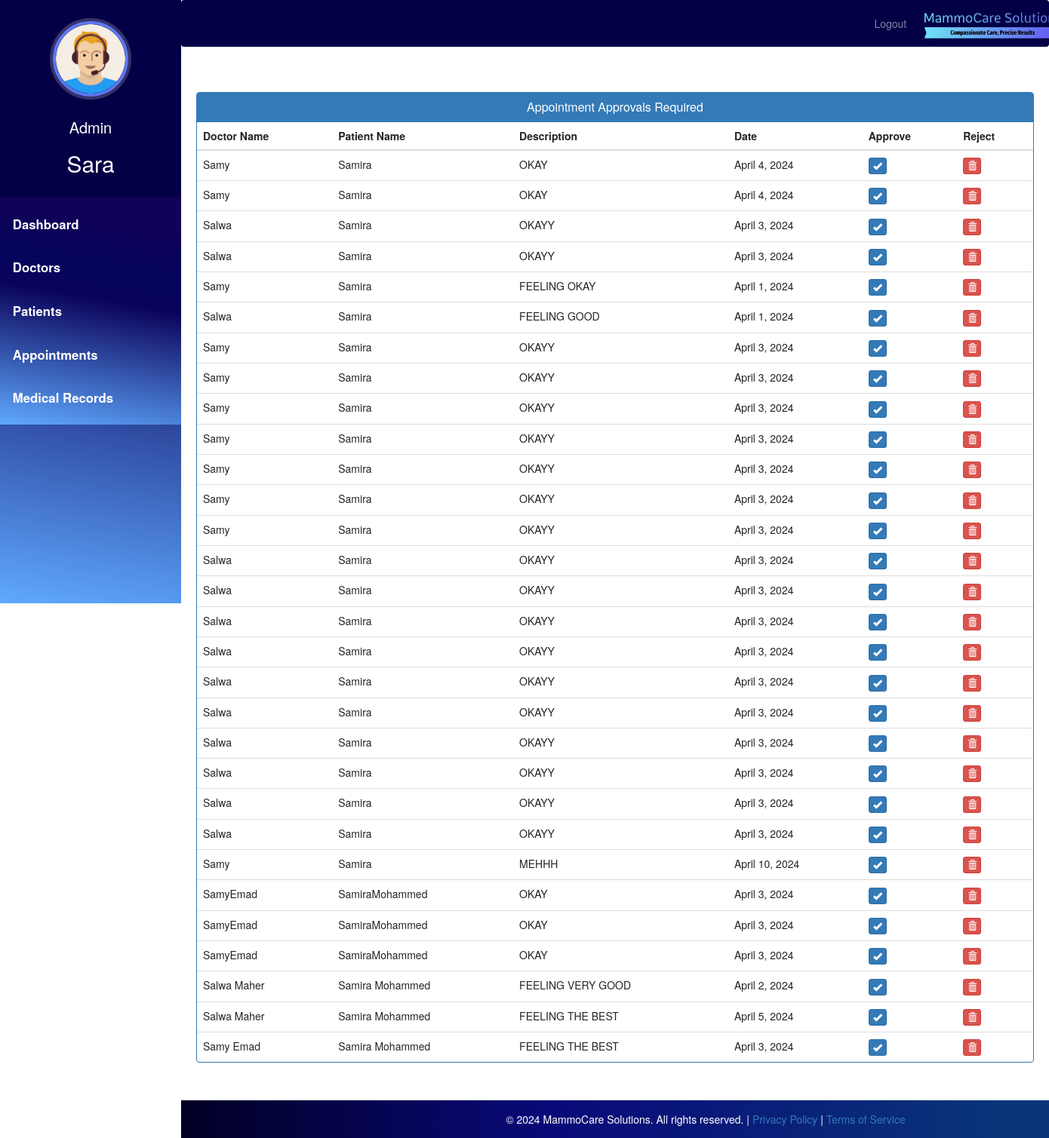
Page /admin-approve-appointment (signed in) on the committed database.
### hospital/models.py (models this page shows)
class Appointment(models.Model):
    patientId=models.PositiveIntegerField(null=True)
    doctorId=models.PositiveIntegerField(null=True)
    patientName=models.CharField(max_length=40,null=True)
    doctorName=models.CharField(max_length=40,null=True)
    appointmentDate=models.DateField(null=False)
    appointmentTime=models.TimeField(null=False)
    description=models.TextField(max_length=500)
    status=models.BooleanField(default=False)

### hospital/views.py (the view)
# urls.py: path('admin-approve-appointment', views.admin_approve_appointment_view,name='admin-approve-appointment'),
@login_required(login_url='adminlogin')
@user_passes_test(is_admin)
def admin_approve_appointment_view(request):
    appointments=models.Appointment.objects.all().filter(status=False)
    return render(request,'hospital/admin_approve_appointment.html',{'appointments':appointments})

### hospital/views.py (called while the page is built)
def is_admin(user):
    return user.groups.filter(name='ADMIN').exists()

### templates/hospital/admin_approve_appointment.html (shortened to what this page needs)
{% extends 'hospital/admin_base.html' %}
{% load static %}
{% block content %}
<head>
  <link href="//netdna.bootstrapcdn.com/bootstrap/3.0.0/css/bootstrap.min.css" rel="stylesheet" id="bootstrap-css">
</head>
<div class="container">
  <div class="panel panel-primary">
    <div class="panel-heading">
      <h6 class="panel-title">Appointment Approvals Required</h6>
    </div>
    <table class="table table-hover" id="dev-table">
      <thead>
        <tr>
          <th>Doctor Name</th>
          <th>Patient Name</th>
          <th>Description</th>
          <th>Date</th>
          <th>Approve</th>
          <th>Reject</th>
        </tr>
      </thead>
      {% for a in appointments %}
      <tr>
        <td> {{a.doctorName}}</td>
        <td>{{a.patientName}}</td>
        <td>{{a.description}}</td>
        <td>{{a.appointmentDate}}</td>
        <td><a class="btn btn-primary btn-xs" href="{% url 'approve-appointment' a.id  %}"><span class="glyphicon glyphicon-ok"></span></a></td>
        <td><a class="btn btn-danger btn-xs" href="{% url 'reject-appointment' a.id  %}"><span class="glyphicon glyphicon-trash"></span></a></td>
      </tr>
      {% endfor %}
    </table>
  </div>
</div>
<div class="footer-container">
  <footer>
    <div class="footer-content">
      <p>
        &copy; 2024 MammoCare Solutions. All rights reserved. | <a href="/privacy_policy">Privacy Policy</a> | <a href="/terms">Terms of Service</a>
      </p>
    </div>
  </footer>
</div>
{% endblock content %}

### templates/hospital/admin_base.html (shortened to what this page needs)
<!DOCTYPE html>
{% load static %}
<html lang="en">
<head>
  <link rel="stylesheet" href="https://stackpath.bootstrapcdn.com/bootstrap/4.3.1/css/bootstrap.min.css">
  <link rel="stylesheet" href="https://maxcdn.bootstrapcdn.com/font-awesome/4.7.0/css/font-awesome.min.css">
  <link rel="stylesheet" href="{% static '/style.css' %}">
</head>
<body>
  <nav class="menu" tabindex="0">
    <header class="avatar">
      <div style="display: inline-block;">
        <img src="{% static "images/adminpropic.png" %}" />
        <br><br>
        <h6 style="color: white; font-size: 20px;">Admin</h6>
      </div>
      <h2>{{ request.user.first_name }}</h2>
    </header>
    <ul>
      <li tabindex="0" class="icon-dashboard"> <a style="color:white; text-decoration:none;" href="/admin-dashboard"><span>Dashboard</span></a> </li>
      <li tabindex="0" class="icon-customers"> <a style="color:white; text-decoration:none;" href="/admin-doctor"><span>Doctors</span></a></li>
      <li tabindex="0" class="icon-users"> <a style="color:white; text-decoration:none;" href="/admin-patient"><span>Patients</span></a></li>
      <li tabindex="0" class="icon-calendar"> <a style="color:white; text-decoration:none;" href="/admin-appointment"><span>Appointments</span></a></li>
      <li tabindex="0" class="icon-calendar"> <a style="color:white; text-decoration:none;" href="/admin-medical-records"><span>Medical Records</span></a></li>
    </ul>
  </nav>
  <main>
    <div class="bs-example">
      <nav class="navbar navbar-expand-md navbar-dark fixed-top" style="background:#040046;">
        <div class="navbar-nav" style=" margin-left: 80%;">
          <a href="/index" class="nav-item nav-link">Logout</a>
        </div>
        <a href="/admin-dashboard" class="navbar-brand">
          <img src="{% static 'images/mammocare-logo.jpeg' %}" alt="Logo" height="40" style="margin-top: -7px;">
        </a>
      </nav>
    </div>
    <br><br>
    {% block content %}
    {% endblock content %}
    <br><br><br><br>
    <footer>
      <br>
      <div class="container">
      </div>
    </footer>
  </main>
</body>
</html>

### static/style.css (style rules this page uses)
body { padding-left: 240px; }
main { position: relative; height: 100vh; }
.menu { background: #5bc995; height: 100vh; width: 240px; position: fixed; top: 0px; left: 0; z-index: 5; outline: none; }
.menu .avatar { background: rgba(0, 0, 0, 0.1); padding: 2em 0.5em; text-align: center; }
.menu .avatar img { width: 100px; border-radius: 50%; overflow: hidden; border: 4px solid #ffea92; box-shadow: 0 0 0 4px rgba(255, 255, 255, 0.2); }
.menu .avatar h2 { font-weight: normal; margin-bottom: 0; }
.menu ul { list-style: none; padding: 0.5em 0; margin: 0; }
.menu ul li { padding: 0.5em 1em 0.5em 3em; font-size: 0.95em; font-weight: regular; background-repeat: no-repeat; background-position: left 15px center; background-size: auto 20px; transition: all 0.15s linear; cursor: pointer; }
.menu ul li.icon-dashboard { background-image: url("http://www.entypo.com/images//gauge.svg"); }
.menu ul li.icon-customers { background-image: url("http://www.entypo.com/images//briefcase.svg"); }
.menu ul li.icon-users { background-image: url("http://www.entypo.com/images//users.svg"); }
.menu ul li.icon-calendar { background-image: url("http://www.entypo.com/images//calendar.svg"); }

### templates/hospital/admin_base.html (style rules this page uses)
a:link { text-decoration: none; }
a { color: white; }
footer { padding: 0px 0px 0px 0px; background-color: black; margin: 0px; }
p { text-align: center; }
body { padding-left: 240px; }
main { position: relative; height: 100vh; }
.menu { background: #03a9f4; height: 100vh; width: 240px; position: fixed; top: 0px; left: 0; z-index: 5; outline: none; }
.menu .avatar { background: rgba(0, 0, 0, 0.1); padding: 2em 0.5em; text-align: center; }
.menu .avatar img { width: 100px; border-radius: 50%; overflow: hidden; border: 4px solid #ffea92; box-shadow: 0 0 0 4px rgba(255, 255, 255, 0.2); }
.menu .avatar h2 { font-weight: normal; margin-bottom: 0; }
.menu ul { list-style: none; padding: 0.5em 0; margin: 0; }
.menu ul li { padding: 0.5em 1em 0.5em 3em; font-size: 0.95em; font-weight: regular; background-repeat: no-repeat; background-position: left 15px center; background-size: auto 20px; transition: all 0.15s linear; cursor: pointer; }
.menu ul li.icon-dashboard { background-image: url("http://www.entypo.com/images//gauge.svg"); }
.menu ul li.icon-customers { background-image: url("http://www.entypo.com/images//briefcase.svg"); }
.menu ul li.icon-users { background-image: url("http://www.entypo.com/images//users.svg"); }
.menu ul li.icon-calendar { background-image: url("http://www.entypo.com/images//calendar.svg"); }
body { padding-left: 240px; margin-top: 50px; }
.menu { background: rgb(2,0,36); background: linear-gradient(10deg, rgba(2,0,36,1) 0%, rgba(95,169,255,1) 0%, rgba(11,3,90,1) 55%, rgba(4,5,92,1) 66%, rgba(18,1,88,0.9568160027682948) 87%); height: 100vh; width: 240px; position: fixed; top: 0px; left: 0; z-index: 5; outline: none; transition: left 0.3s; }
.menu .avatar { background: #040046; padding: 2em 0.5em; text-align: center; }
.menu .avatar img { width: 100px; height: 100px; border-radius: 50%; overflow: hidden; border: 4px solid #5f77f0; box-shadow: 0 0 0 4px rgba(255, 255, 255, 0.2); }
.menu .avatar h2 { font-weight: normal; margin-bottom: 0; color: #fff; margin-top: 10px; }
.menu ul { list-style: none; padding: 0.5em 0; margin: 0; background: rgb(2,0,36); background: linear-gradient(10deg, rgba(2,0,36,1) 0%, rgba(95,169,255,1) 0%, rgba(11,3,90,1) 55%, rgba(4,5,92,1) 66%, rgba(18,1,88,0.9568160027682948) 87%); }
.menu ul li { padding: 1em; font-size: 1.2em; font-weight: bold; transition: background-color 0.3s ease; }
.menu ul li a { color: #fff; text-decoration: none; }
footer { padding: 0px 0px 0px 0px; background: rgb(2, 0, 36); background: linear-gradient(90deg, rgba(2, 0, 36, 1) 0%, rgba(9, 9, 121, 1) 35%, rgba(9, 53, 121, 1) 78%); margin: 0px; position: fixed; bottom: 0; width: 100%; height: 50px; text-align: center; }

### templates/hospital/admin_approve_appointment.html (style rules this page uses)
.footer-container { position: fixed; width: 100%; z-index: 1001; }
.footer-content { padding: 10px 0; bottom: 0px; }
footer { padding: 0px 0px; background: rgb(2, 0, 36); background: linear-gradient(90deg, rgba(2, 0, 36, 1) 0%, rgba(9, 9, 121, 1) 35%, rgba(9, 53, 121, 1) 78%); position: fixed; margin: 0px; width: 100%; height: 50px; color: white; z-index: 0; }
footer p { margin: 5px 0; font-size: 14px; }
a:link { text-decoration: none; }
h6 { text-align: center; }

### rows in the picture
Appointment: doctorName "Samy", patientName "Samira", description "OKAY", appointmentDate "April 4, 2024"
Appointment: doctorName "Samy", patientName "Samira", description "OKAY", appointmentDate "April 4, 2024"
Appointment: doctorName "Salwa", patientName "Samira", description "OKAYY", appointmentDate "April 3, 2024"
Appointment: doctorName "Salwa", patientName "Samira", description "OKAYY", appointmentDate "April 3, 2024"
Appointment: doctorName "Samy", patientName "Samira", description "FEELING OKAY", appointmentDate "April 1, 2024"
Appointment: doctorName "Salwa", patientName "Samira", description "FEELING GOOD", appointmentDate "April 1, 2024"
Appointment: doctorName "Samy", patientName "Samira", description "OKAYY", appointmentDate "April 3, 2024"
Appointment: doctorName "Samy", patientName "Samira", description "OKAYY", appointmentDate "April 3, 2024"
Appointment: doctorName "Samy", patientName "Samira", description "OKAYY", appointmentDate "April 3, 2024"
Appointment: doctorName "Samy", patientName "Samira", description "OKAYY", appointmentDate "April 3, 2024"
Appointment: doctorName "Samy", patientName "Samira", description "OKAYY", appointmentDate "April 3, 2024"
Appointment: doctorName "Samy", patientName "Samira", description "OKAYY", appointmentDate "April 3, 2024"
Appointment: doctorName "Samy", patientName "Samira", description "OKAYY", appointmentDate "April 3, 2024"
Appointment: doctorName "Salwa", patientName "Samira", description "OKAYY", appointmentDate "April 3, 2024"
Appointment: doctorName "Salwa", patientName "Samira", description "OKAYY", appointmentDate "April 3, 2024"
Appointment: doctorName "Salwa", patientName "Samira", description "OKAYY", appointmentDate "April 3, 2024"
Appointment: doctorName "Salwa", patientName "Samira", description "OKAYY", appointmentDate "April 3, 2024"
Appointment: doctorName "Salwa", patientName "Samira", description "OKAYY", appointmentDate "April 3, 2024"
Appointment: doctorName "Salwa", patientName "Samira", description "OKAYY", appointmentDate "April 3, 2024"
Appointment: doctorName "Salwa", patientName "Samira", description "OKAYY", appointmentDate "April 3, 2024"
Appointment: doctorName "Salwa", patientName "Samira", description "OKAYY", appointmentDate "April 3, 2024"
Appointment: doctorName "Salwa", patientName "Samira", description "OKAYY", appointmentDate "April 3, 2024"
Appointment: doctorName "Salwa", patientName "Samira", description "OKAYY", appointmentDate "April 3, 2024"
Appointment: doctorName "Samy", patientName "Samira", description "MEHHH", appointmentDate "April 10, 2024"
Appointment: doctorName "SamyEmad", patientName "SamiraMohammed", description "OKAY", appointmentDate "April 3, 2024"
Appointment: doctorName "SamyEmad", patientName "SamiraMohammed", description "OKAY", appointmentDate "April 3, 2024"
Appointment: doctorName "SamyEmad", patientName "SamiraMohammed", description "OKAY", appointmentDate "April 3, 2024"
Appointment: doctorName "Salwa Maher", patientName "Samira Mohammed", description "FEELING VERY GOOD", appointmentDate "April 2, 2024"
Appointment: doctorName "Salwa Maher", patientName "Samira Mohammed", description "FEELING THE BEST", appointmentDate "April 5, 2024"
Appointment: doctorName "Samy Emad", patientName "Samira Mohammed", description "FEELING THE BEST", appointmentDate "April 3, 2024"

### other values in the picture
{{ request.user.first_name }} "Sara"
